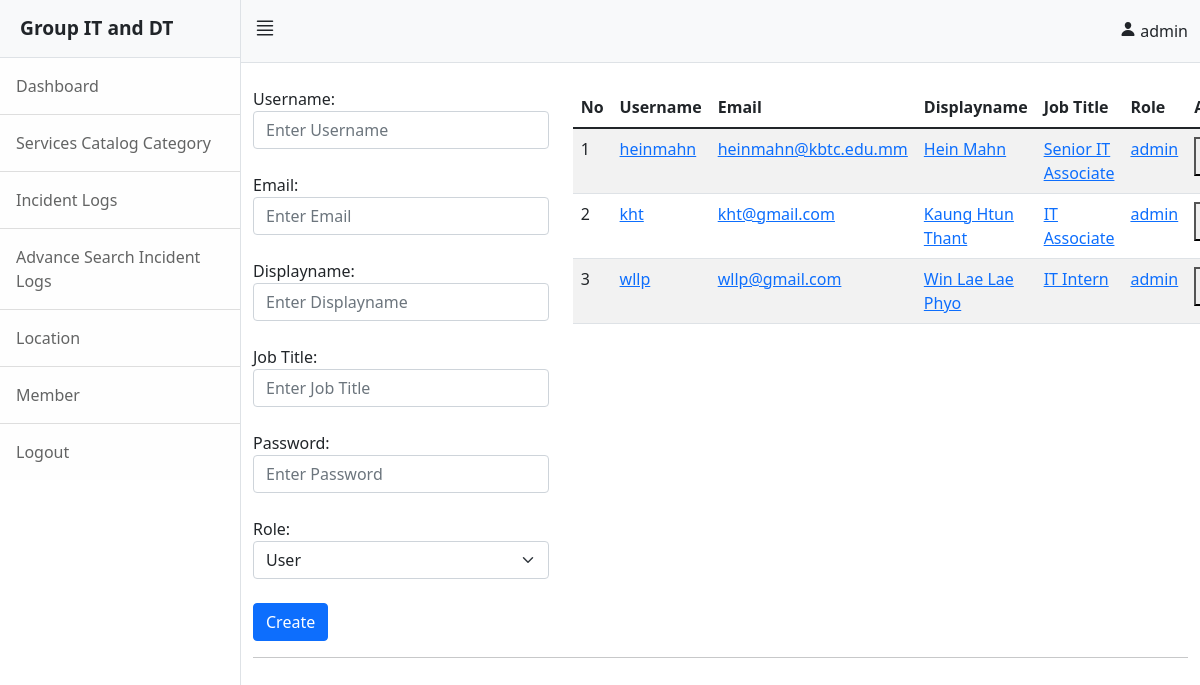
Screenshot of /admin/member.php (signed in) with the database file from the repository.
### tables this page shows
CREATE TABLE `member` (
  `id` int(11) NOT NULL,
  `name` varchar(255) NOT NULL,
  `email` varchar(255) NOT NULL,
  `display_name` varchar(255) NOT NULL,
  `job_title` varchar(255) NOT NULL,
  `password` varchar(255) NOT NULL,
  `role` varchar(255) NOT NULL,
  `status` varchar(255) NOT NULL,
  `profile` varchar(255) DEFAULT NULL,
  `position` varchar(255) DEFAULT NULL,
  `department` varchar(255) DEFAULT NULL,
  `phone` varchar(255) DEFAULT NULL,
  `create_at` varchar(255) NOT NULL
);

### admin/member.php (the view, shortened to what this page needs)
<?php
            include "head.php";
        ?>
<div class="d-flex" id="wrapper">
    <?php
                include "slidebar.php";
           ?>
    <div id="page-content-wrapper">
        <?php
                    include "nav.php";
                ?>
        <div class="container-fluid">
            <br>
            <div class="row">
                <div class="col-md-4">
                    <form action="backend.php" method="post">
                        <div class="form-group ">
                            <label for="category">Username:</label>
                            <input type="text" class="form-control" placeholder="Enter Username" name="username"
                                id="category" required>
                        </div>
                        <br>
                        <div class="form-group ">
                            <label for="category">Email:</label>
                            <input type="text" class="form-control" placeholder="Enter Email" name="useremail"
                                id="category" required>
                        </div>
                        <br>
                        <div class="form-group ">
                            <label for="category">Displayname:</label>
                            <input type="text" class="form-control" placeholder="Enter Displayname" name="display_name"
                                id="category" required>
                        </div>
                        <br>
                        <div class="form-group ">
                            <label for="category">Job Title:</label>
                            <input type="text" class="form-control" placeholder="Enter Job Title" name="job_title"
                                id="category" required>
                        </div>
                        <br>
                       <div class="form-group ">
                            <label for="category">Password:</label>
                            <input type="password" class="form-control" placeholder="Enter Password" name="password"
                                id="category" required>
                        </div>
                        <br>
                        <div class="form-group">
                            <label for="category">Role:</label>
                            <select type="text" name="role" class="form-control form-select" id="category" required="required">
                                <option value="user"> User </option>
                            </select>
                        </div>
                        <br>
                        <div class="form-group">
                            <input type="submit" name="member_create" class="btn btn-primary" value="Create">
                        </div>
                    </form>
                </div>
                <div class="col-md-8">
                    <table class="table table-striped">
                        <thead>
                            <tr>
                                <th>No</th>
                                <th>Username</th>
                                <th>Email</th>
                                <th>Displayname</th>
                                <th>Job Title</th>
                                <th>Role</th>
                                <th>Action</th>
                            </tr>
                        </thead>
                        <tbody>
                            <?php
                                $sql = "SELECT * FROM member Order by id DESC";
                                $result = mysqli_query($connect,$sql);
                                $number_row = mysqli_num_rows($result);
                                $number = 0;
                                $number += $number;
                                if($number_row > 0){
                                    foreach($result as $key=>$value){
                                        $status = $value['status'];
                                        if($status == 1){
                                        ?>
                            <tr>
                                <td><?php echo ++$number; ?></td>
                                <td><a href="#">
                                        <?php echo $value['name']; ?> <a></td>
                                <td><a href="#">
                                        <?php echo $value['email']; ?> <a></td>
                                <td><a href="#">
                                        <?php echo $value['display_name']; ?> <a></td>
                                <td><a href="#">
                                        <?php echo $value['job_title']; ?> <a></td>
                                <td><a href="#"> <?php echo $value['role']; ?> <a></td>
                                <td>
                                    <form style="display:inline-block" class="form-display" action="backend.php"
                                        method="post">
                                        <button class="text-dark" type="submit" name="account_delete" value="Delete" onclick="return confirm('Are you sure you want to delete this Account?')"
                                            ><h5><ion-icon name="trash-outline"></ion-icon></h5></button>
                                    </form>
                                </td>
                            </tr>
                            <?php
                                        }
                                    }
                                }
                            ?>
                        </tbody>
                    </table>
                </div>
            </div>
            <hr>
        </div>
    </div>
</div>
<?php
            include "footer.php";
        ?>

### admin/head.php (shortened to what this page needs)
<!DOCTYPE html>
<html lang="en">
<head>
    <link href="css/styles.css" rel="stylesheet" />
    <link href="https://cdn.datatables.net/1.12.1/css/jquery.dataTables.min.css" rel="stylesheet" id="bootstrap-css">
</head>
<body>

### admin/slidebar.php
<div class="border-end bg-white" id="sidebar-wrapper">
                <div class="sidebar-heading border-bottom bg-light"> <b>Group IT and DT </b> </div>
                <div class="list-group list-group-flush">
                    <a class="list-group-item list-group-item-action list-group-item-light p-3" href="index.php">Dashboard</a>
                    <a class="list-group-item list-group-item-action list-group-item-light p-3" href="category.php">Services Catalog Category </a>
                    <a class="list-group-item list-group-item-action list-group-item-light p-3" href="view_logs.php">Incident Logs </a>
                     <a class="list-group-item list-group-item-action list-group-item-light p-3" href="advance_view_logs.php">Advance Search Incident Logs </a>
                    <a class="list-group-item list-group-item-action list-group-item-light p-3" href="location.php">Location </a>
                    <a class="list-group-item list-group-item-action list-group-item-light p-3" href="member.php">Member</a>
                    <a class="list-group-item list-group-item-action list-group-item-light p-3" href="logout.php"> Logout</a>
                </div>
            </div>

### admin/nav.php
<nav class="navbar navbar-expand-lg navbar-light bg-light border-bottom">
    <div class="container-fluid">
      <h4><ion-icon class="mt-2" name="reorder-four-outline" id="sidebarToggle">></ion-icon></h4>
           <ul class="navbar-nav ms-auto mt-2 mt-lg-0">
                <li class="nav-item">
                        <ion-icon class="ion-person" name="person"></ion-icon>
				         <?php echo $_SESSION["username"]; ?>
                </li>
                </ul>
    </div>
</nav>

### admin/footer.php (shortened to what this page needs)
    </body>
</html>

### rows the page displays
member: name "heinmahn", email "heinmahn@kbtc.edu.mm", display_name "Hein Mahn", job_title "Senior IT Associate", role "admin"
member: name "kht", email "kht@gmail.com", display_name "Kaung Htun Thant", job_title "IT Associate", role "admin"
member: name "wllp", email "wllp@gmail.com", display_name "Win Lae Lae Phyo", job_title "IT Intern", role "admin"

### other values shown
$_SESSION["username"] "admin"
